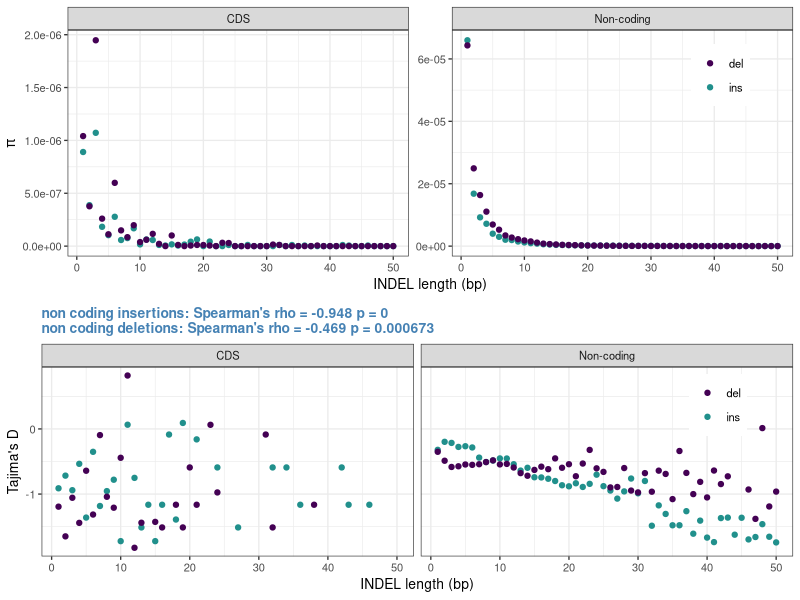

Reproduce this figure in R.
library(ggplot2)
library(viridis)
library(gridExtra)

cds_dat = read.csv('gt_cds_indels_length_sum.csv')
cds_dat$region = 'CDS'
nc_dat = read.csv('gt_nc_indels_length_sum.csv')
nc_dat$region = 'Non-coding'

all_dat = rbind(cds_dat, nc_dat)

str(all_dat)

# pi plots
pi_plot = ggplot(all_dat, aes(x=length, y=pi, colour=var_type)) +
    geom_point(stat='identity') +
    theme_bw(base_size=10) +
    scale_colour_manual(values=viridis(3)) +
    facet_wrap(~region, nrow=1, scales='free_y') +
    labs(x='INDEL length (bp)', y=expression(pi)) +
    theme(legend.title=element_blank(), legend.position=c(0.9, 0.8))

# taj cor
nc_ins = subset(all_dat, region=='Non-coding' & var_type=='ins')
ncins_cor = cor.test(nc_ins$tajd, nc_ins$length, method='spearman')

nc_del = subset(all_dat, region=='Non-coding' & var_type=='del')
ncdel_cor = cor.test(nc_del$tajd, nc_del$length, method='spearman')

taj_plot = ggplot(all_dat, aes(x=length, y=tajd, colour=var_type)) +
    geom_point(stat='identity') +
    theme_bw(base_size=10) +
    scale_colour_manual(values=viridis(3)) +
    facet_wrap(~region, nrow=1) +
    labs(x='INDEL length (bp)', y="Tajima's D")+
    theme(legend.title=element_blank(), legend.position=c(0.9, 0.8),
    plot.title = element_text(size=10, colour='steel blue', face='bold')) +
    ggtitle(paste("non coding insertions: Spearman's", expression(rho), "=", signif(ncins_cor$estimate, 3),
           'p =', signif(ncins_cor$p.value, 3),
           "\nnon coding deletions: Spearman's", expression(rho), "=", signif(ncdel_cor$estimate, 3),
           'p =', signif(ncdel_cor$p.value, 3),sep=' '))

png('indel_length_summary_stats.png', width=6, height=6, res=320, units='in')

grid.arrange(pi_plot, taj_plot, ncol=1)

dev.off()
